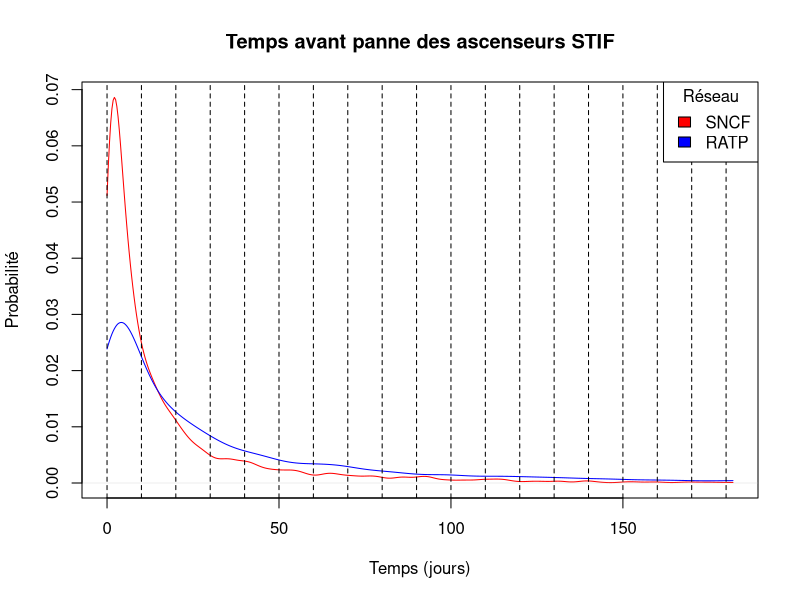
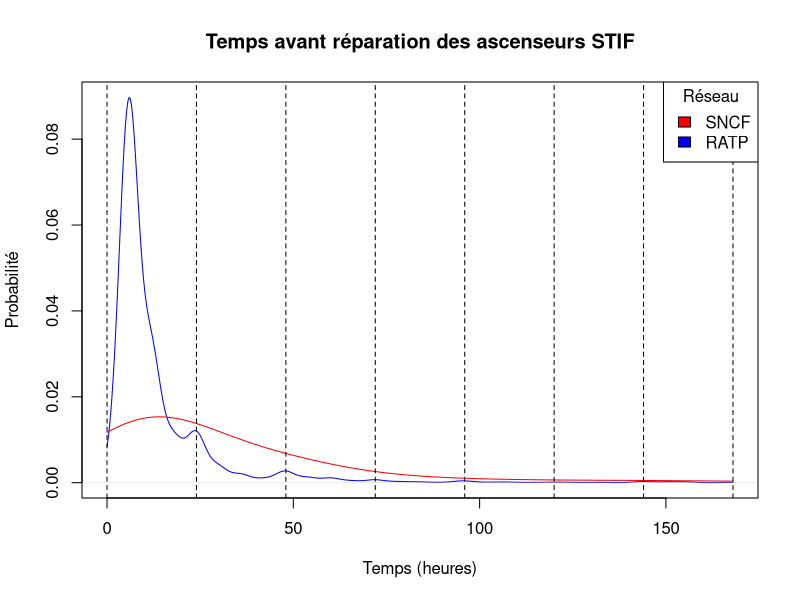

The R script that drew these images, in order:
days <- read.table('ttl.csv', header=FALSE, sep=',')
d_sncf <- days[which(days$V1=='Disponible' & days$V2 == 'sncf'), ]
d_ratp <- days[which(days$V1=='Disponible' & days$V2 == 'ratp'), ]
hs_ratp <- days[which(days$V1=='Hors service' & days$V2 == 'ratp'), ]
hs_sncf <- days[which(days$V1=='Hors service' & days$V2 == 'sncf'), ]
d1 <- density(d_ratp$V3/24.0, from=0, to=182)
d2 <- density(d_sncf$V3/24.0, from=0, to=182)

png("ttl.png", width=800, height=600)
plot(d2, col="red", main="Temps avant panne des ascenseurs STIF", xlab="Temps (jours)", ylab = "Probabilité")
lines(d1, col="blue")
abline(v=seq(0, 182, 10), lty=2)
legend("topright", title="Réseau", c("SNCF", "RATP"), fill=c("red", "blue"), bg="white")
dev.off()

d1 <- density(hs_ratp$V3, from=0, to=168, adjust=3)
d2 <- density(hs_sncf$V3, from=0, to=168, adjust=3)
png("ttd.png", width=800, height=600)
plot(d1, col="blue", main="Temps avant réparation des ascenseurs STIF", xlab="Temps (heures)", ylab = "Probabilité")
lines(d2, col="red")> abline(v=seq(0, 168, 24), lty=2)
legend("topright", title="Réseau", c("SNCF", "RATP"), fill=c("red", "blue"), bg="white")
dev.off()

